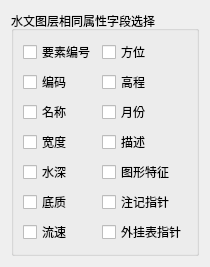
           <widget class="QWidget" name="tab_Layer_I">
            <attribute name="title">
             <string>水文</string>
            </attribute>
            <layout class="QGridLayout" name="gridLayout_30">
             <item row="0" column="0">
              <widget class="QGroupBox" name="groupBox_I">
               <property name="title">
                <string>水文图层相同属性字段选择</string>
               </property>
               <layout class="QGridLayout" name="gridLayout_15">
                <item row="1" column="0">
                 <widget class="QCheckBox" name="checkBox_BianMa_I">
                  <property name="text">
                   <string>编码</string>
                  </property>
                 </widget>
                </item>
                <item row="6" column="1">
                 <widget class="QCheckBox" name="checkBox_WaiGuaBiaoZhiZhen_I">
                  <property name="text">
                   <string>外挂表指针</string>
                  </property>
                 </widget>
                </item>
                <item row="6" column="0">
                 <widget class="QCheckBox" name="checkBox_LiuSu_I">
                  <property name="text">
                   <string>流速</string>
                  </property>
                 </widget>
                </item>
                <item row="1" column="1">
                 <widget class="QCheckBox" name="checkBox_GaoCheng_I">
                  <property name="text">
                   <string>高程</string>
                  </property>
                 </widget>
                </item>
                <item row="3" column="0">
                 <widget class="QCheckBox" name="checkBox_KuanDu_I">
                  <property name="text">
                   <string>宽度</string>
                  </property>
                 </widget>
                </item>
                <item row="3" column="1">
                 <widget class="QCheckBox" name="checkBox_MiaoShu_I">
                  <property name="text">
                   <string>描述</string>
                  </property>
                 </widget>
                </item>
                <item row="0" column="1">
                 <widget class="QCheckBox" name="checkBox_FangWei_I">
                  <property name="text">
                   <string>方位</string>
                  </property>
                 </widget>
                </item>
                <item row="2" column="0">
                 <widget class="QCheckBox" name="checkBox_MingCheng_I">
                  <property name="text">
                   <string>名称</string>
                  </property>
                 </widget>
                </item>
                <item row="2" column="1">
                 <widget class="QCheckBox" name="checkBox_YueFen_I">
                  <property name="text">
                   <string>月份</string>
                  </property>
                 </widget>
                </item>
                <item row="4" column="0">
                 <widget class="QCheckBox" name="checkBox_ShuiShen_I">
                  <property name="text">
                   <string>水深</string>
                  </property>
                 </widget>
                </item>
                <item row="0" column="0">
                 <widget class="QCheckBox" name="checkBox_YaoSuBianHao_I">
                  <property name="text">
                   <string>要素编号</string>
                  </property>
                 </widget>
                </item>
                <item row="4" column="1">
                 <widget class="QCheckBox" name="checkBox_TuXingTeZheng_I">
                  <property name="text">
                   <string>图形特征</string>
                  </property>
                 </widget>
                </item>
                <item row="5" column="1">
                 <widget class="QCheckBox" name="checkBox_ZhuJiZhiZhen_I">
                  <property name="text">
                   <string>注记指针</string>
                  </property>
                 </widget>
                </item>
                <item row="5" column="0">
                 <widget class="QCheckBox" name="checkBox_DiZhi_I">
                  <property name="text">
                   <string>底质</string>
                  </property>
                 </widget>
                </item>
               </layout>
              </widget>
             </item>
            </layout>
           </widget>
